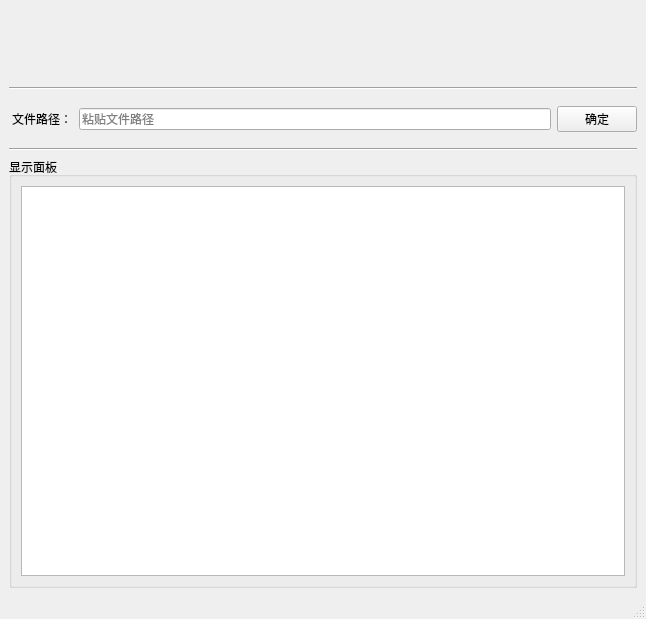
<?xml version="1.0" encoding="UTF-8"?>
<ui version="4.0">
 <class>MainWindow</class>
 <widget class="QMainWindow" name="MainWindow">
  <property name="geometry">
   <rect>
    <x>0</x>
    <y>0</y>
    <width>646</width>
    <height>619</height>
   </rect>
  </property>
  <property name="minimumSize">
   <size>
    <width>646</width>
    <height>619</height>
   </size>
  </property>
  <property name="windowTitle">
   <string>excel&amp;csv</string>
  </property>
  <widget class="QWidget" name="centralwidget">
   <layout class="QVBoxLayout" name="verticalLayout_2">
    <item>
     <layout class="QVBoxLayout" name="verticalLayout" stretch="2,0,0,3,0,0,12">
      <item>
       <widget class="QLabel" name="lable_1">
        <property name="minimumSize">
         <size>
          <width>806</width>
          <height>68</height>
         </size>
        </property>
        <property name="font">
         <font>
          <family>等线</family>
         </font>
        </property>
        <property name="text">
         <string/>
        </property>
       </widget>
      </item>
      <item>
       <widget class="Line" name="line">
        <property name="orientation">
         <enum>Qt::Horizontal</enum>
        </property>
       </widget>
      </item>
      <item>
       <spacer name="verticalSpacer">
        <property name="orientation">
         <enum>Qt::Vertical</enum>
        </property>
        <property name="sizeHint" stdset="0">
         <size>
          <width>20</width>
          <height>10</height>
         </size>
        </property>
       </spacer>
      </item>
      <item>
       <layout class="QHBoxLayout" name="horizontalLayout">
        <item>
         <widget class="QLabel" name="label_2">
          <property name="font">
           <font>
            <family>等线</family>
            <weight>50</weight>
            <bold>false</bold>
           </font>
          </property>
          <property name="text">
           <string> 文件路径：</string>
          </property>
         </widget>
        </item>
        <item>
         <widget class="QLineEdit" name="lineEdit_1">
          <property name="sizePolicy">
           <sizepolicy hsizetype="Expanding" vsizetype="Fixed">
            <horstretch>0</horstretch>
            <verstretch>22</verstretch>
           </sizepolicy>
          </property>
          <property name="minimumSize">
           <size>
            <width>0</width>
            <height>0</height>
           </size>
          </property>
          <property name="layoutDirection">
           <enum>Qt::LeftToRight</enum>
          </property>
          <property name="placeholderText">
           <string>粘贴文件路径</string>
          </property>
          <property name="cursorMoveStyle">
           <enum>Qt::LogicalMoveStyle</enum>
          </property>
         </widget>
        </item>
        <item>
         <widget class="QPushButton" name="pushButton">
          <property name="sizePolicy">
           <sizepolicy hsizetype="Fixed" vsizetype="Fixed">
            <horstretch>0</horstretch>
            <verstretch>0</verstretch>
           </sizepolicy>
          </property>
          <property name="minimumSize">
           <size>
            <width>0</width>
            <height>0</height>
           </size>
          </property>
          <property name="sizeIncrement">
           <size>
            <width>0</width>
            <height>0</height>
           </size>
          </property>
          <property name="font">
           <font>
            <family>等线</family>
           </font>
          </property>
          <property name="text">
           <string>确定</string>
          </property>
         </widget>
        </item>
       </layout>
      </item>
      <item>
       <spacer name="verticalSpacer_2">
        <property name="orientation">
         <enum>Qt::Vertical</enum>
        </property>
        <property name="sizeHint" stdset="0">
         <size>
          <width>20</width>
          <height>10</height>
         </size>
        </property>
       </spacer>
      </item>
      <item>
       <widget class="Line" name="line_3">
        <property name="orientation">
         <enum>Qt::Horizontal</enum>
        </property>
       </widget>
      </item>
      <item>
       <widget class="QGroupBox" name="groupBox">
        <property name="title">
         <string>显示面板</string>
        </property>
        <layout class="QVBoxLayout" name="verticalLayout_3">
         <item>
          <widget class="QTextEdit" name="textEdit"/>
         </item>
        </layout>
       </widget>
      </item>
     </layout>
    </item>
   </layout>
  </widget>
  <widget class="QStatusBar" name="statusbar"/>
 </widget>
 <resources/>
 <connections/>
</ui>
